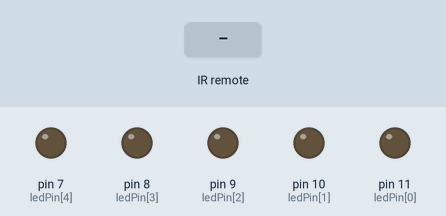
This sketch was run on a simulated Arduino Uno, built with avr-gcc and run on an emulated ATmega328P. On the bench: output pins drawn as LEDs (lit = HIGH). The test bench sets the inputs (shaded band). What the sketch prints to the serial monitor is not drawn.

Above: at 1.2 s.
1.3 s: infrared code 0xBB44FF00 received
At 2.5 s:
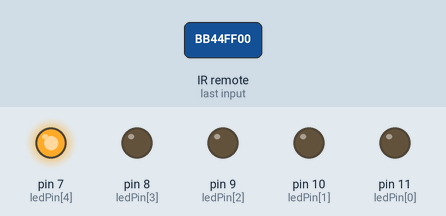
2.8 s: infrared code 0xBF40FF00 received
At 3.7 s:
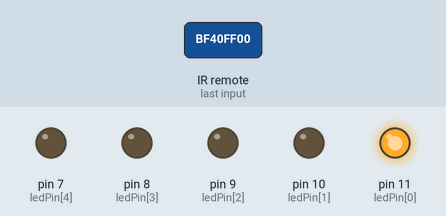
4.3 s: infrared code 0xBC43FF00 received
At 4.8 s:
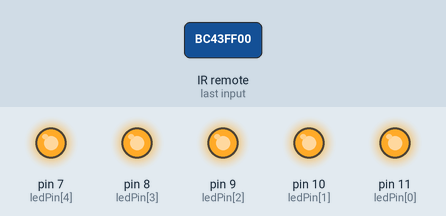
5.8 s: infrared code 0xBF40FF00 received
At 7.2 s:
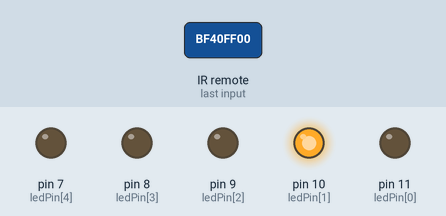
Timing chart, 0 to 8.3 s (numbered marks = the images above; inputs shaded):
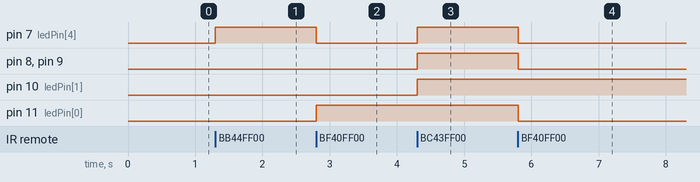

Measured:
- after the input at 1.3 s, pin 7 (ledPin[4]): LOW → HIGH at once
- after the input at 2.8 s, pin 7 (ledPin[4]): HIGH → LOW at once; pin 11 (ledPin[0]): LOW → HIGH at once
- after the input at 4.3 s, pin 7 (ledPin[4]), pin 8 (ledPin[3]), pin 9 (ledPin[2]), pin 10 (ledPin[1]): LOW → HIGH at once
- after the input at 5.8 s, pin 7 (ledPin[4]), pin 8 (ledPin[3]), pin 9 (ledPin[2]), pin 11 (ledPin[0]): HIGH → LOW at once

The sketch:

selectorDeLeds2.0.ino
```cpp
/*-------(libraries)-------*/
#include <IRremote.h>

/*-------(objects)-------*/
IRrecv IR(12);
decode_results results; //

/*-------(variables)-------*/
int num_leds = 5;
int ledPin[] = {11, 10, 9, 8, 7};
int current_LED = 0;

bool leds_state = true;

//---------------------------------------------------------Selector de leds----------------------------------------------------------------------------------------------------

void setup() {
  IR.enableIRIn(); // Inicializa la librería
  Serial.begin(9600);
  for (int i = 0; i < 5; i++) {
    pinMode(ledPin[i], OUTPUT);
  }
}

// seleccionar leds
void selectLed(){
  for (int i = 0; i < 5; i++) {
    if (i == current_LED) {
        digitalWrite(ledPin[i], HIGH);
      } else {
        digitalWrite(ledPin[i], LOW);
    }
  }
}

// encender o apagar leds
void onLED(){
  for (int i = 0; i < 5; i++) {
      digitalWrite(ledPin[i], leds_state);
  }
  leds_state = !leds_state;
}

// Compara los datos de entrada del control y responde con una función
void irloop(){
  if (IR.decode()) {
    switch (IR.decodedIRData.decodedRawData) {
      case 0xBB44FF00:  // Botón de retroceso
      if(current_LED > 0){
        current_LED--;
      }
      else{
        current_LED = num_leds-1;
      }
      selectLed();
      break;
      case 0xBF40FF00:  // Botón de avance
      if(current_LED < num_leds-1){
        current_LED++;
      }
      else{
        current_LED = 0;
      }
      selectLed();
      break;
      case 0xBC43FF00: // Botón de encendido y apagado
        onLED();
        break;
    }
    IR.resume(); // Se prepara para recibir mas datos
  }
}


void loop() {
  Serial.println(current_LED);
  irloop();
}
```
